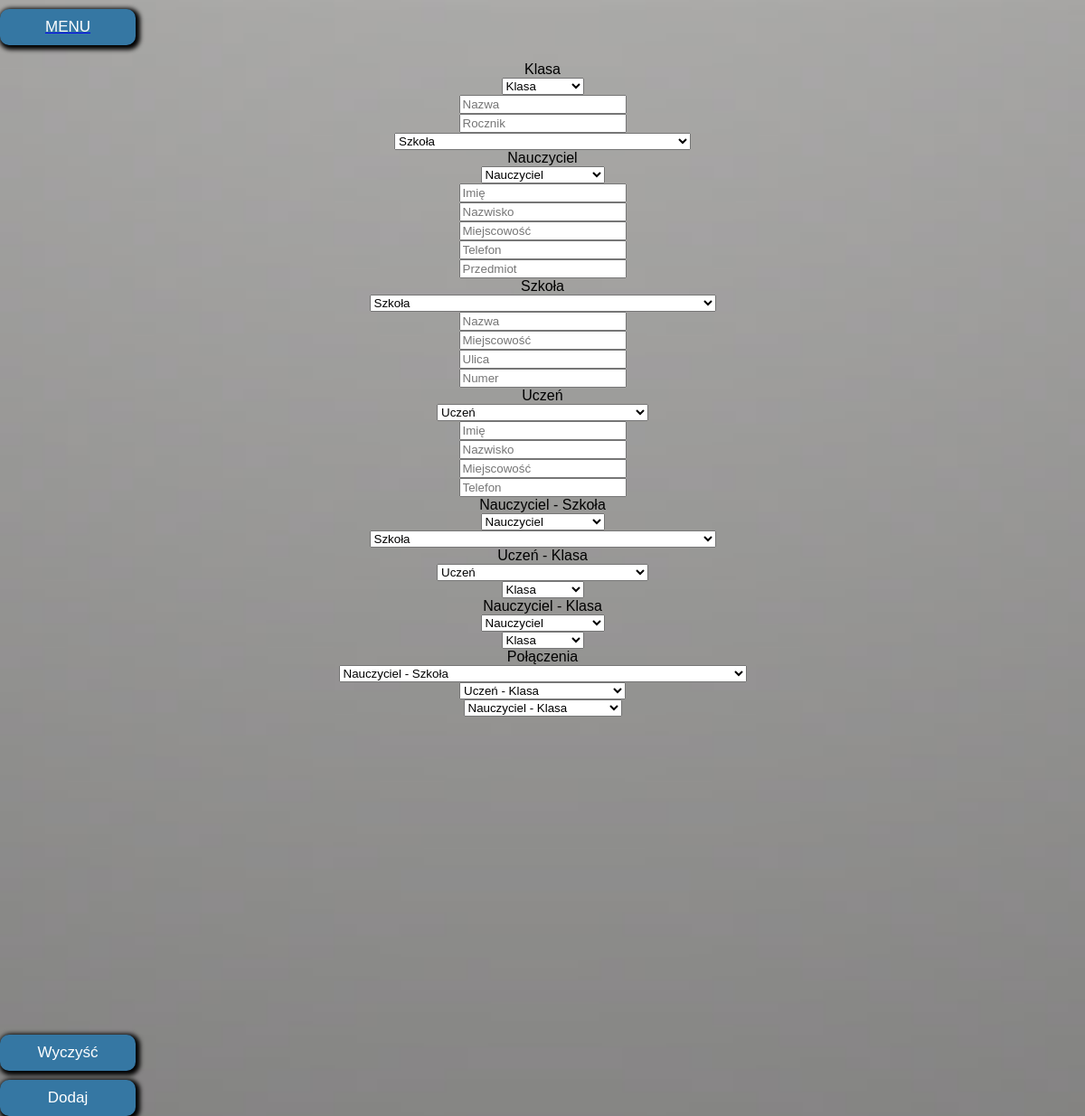
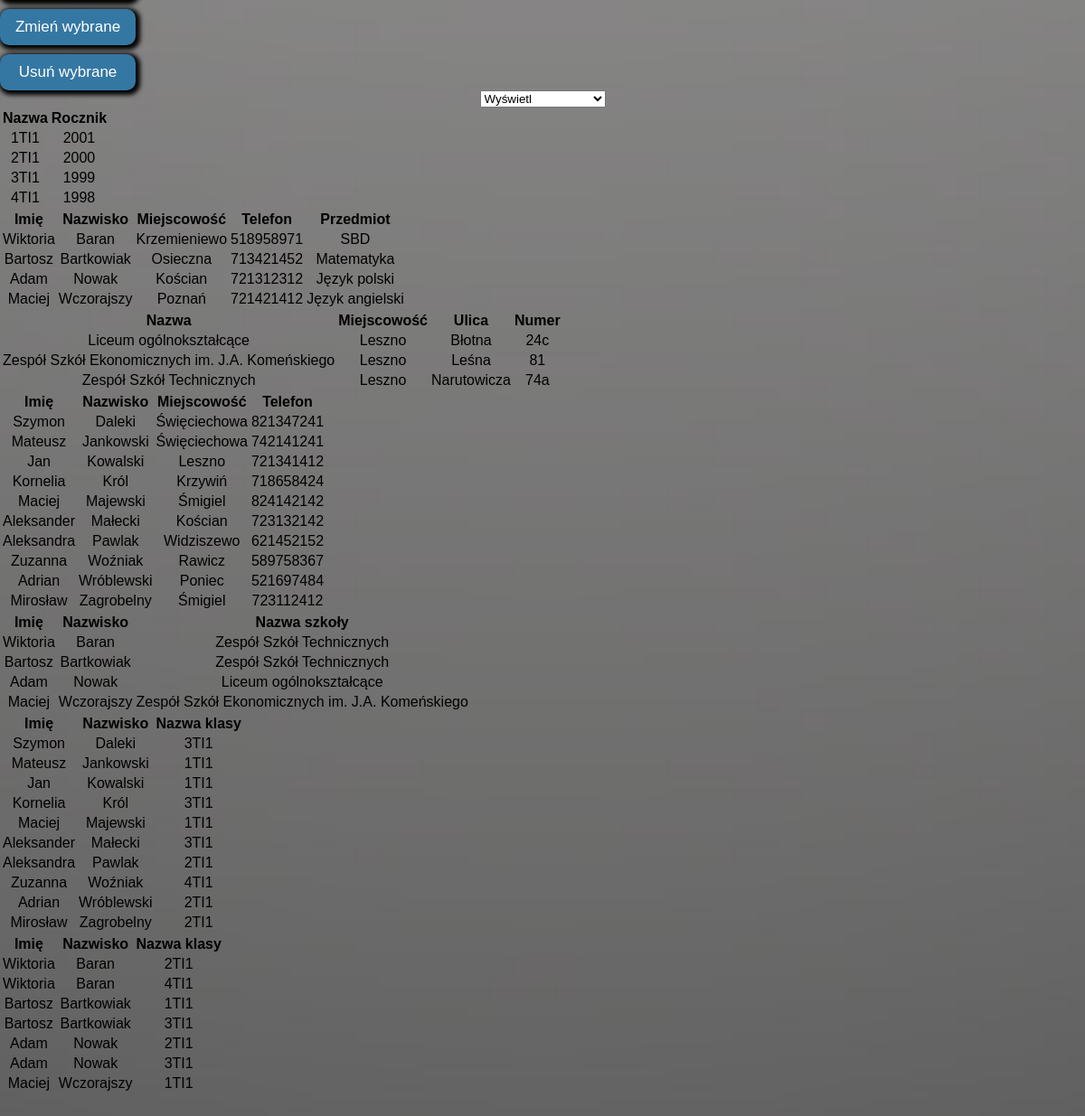
Screenshot of /panel.php with the database file from the repository (2 pictures, top to bottom).
### tables this page shows
CREATE TABLE `klasa` (
  `id_klasy` int(11) NOT NULL,
  `nazwa` text NOT NULL,
  `rocznik` int(11) NOT NULL,
  `id_szkoly` int(11) NOT NULL
);

CREATE TABLE `nauczyciel` (
  `id_nauczyciela` int(11) NOT NULL,
  `imie` text NOT NULL,
  `nazwisko` text NOT NULL,
  `adres_m` text NOT NULL,
  `telefon` int(11) NOT NULL,
  `przedmiot` text NOT NULL
);

CREATE TABLE `szkola` (
  `id_szkoly` int(11) NOT NULL,
  `nazwa` text NOT NULL,
  `adres_m` text NOT NULL,
  `adres_ul` text NOT NULL,
  `adres_nr` text NOT NULL
);

CREATE TABLE `uczen` (
  `id_ucznia` int(11) NOT NULL,
  `imie` text NOT NULL,
  `nazwisko` text NOT NULL,
  `adres_m` text NOT NULL,
  `telefon` int(11) NOT NULL
);

CREATE TABLE `nauczyciel_szkola` (
  `id_ns` int(11) NOT NULL,
  `id_nauczyciela` int(11) NOT NULL,
  `id_szkoly` int(11) NOT NULL
);

CREATE TABLE `uczen_klasa` (
  `id_uk` int(11) NOT NULL,
  `id_ucznia` int(11) NOT NULL,
  `id_klasy` int(11) NOT NULL
);

CREATE TABLE `zapisani_do_klasy` (
  `id_wpisu` int(11) NOT NULL,
  `id_nauczyciela` int(11) NOT NULL,
  `id_klasy` int(11) NOT NULL
);

### panel.php (the view, shortened to what this page needs)
<?php
require ("connect.php");
?>
<!doctype html>
<html>
<head>
  <link rel="stylesheet" type="text/css" href="style.css">
</head>
<body>
  <div class="a"><a href="index.php"><input type="submit" name="menu" value="MENU" class="przycisk"></a></div>
  <form method="POST"><br/>
   <div class="glowny">
    <div class="form">
     Klasa<br/>
     <select name="klasa" id="klasa">
        <option selected disabled hidden>Klasa</option>
 </select><br/>
 <input type="text" name="klasa_nazwa" placeholder="Nazwa" id="klasa_nazwa"><br/>
 <input type="text" name="klasa_rocznik" placeholder="Rocznik" id="klasa_rocznik" maxlength="4"><br/>
 <select name="szkola_obcy" id="szkola_obcy">
  <option selected disabled hidden>Szkoła</option>
</select><br/>
</div>
<div class="form">
 Nauczyciel<br/>
 <select name="nauczyciel" id="nauczyciel">
  <option selected disabled hidden>Nauczyciel</option>
</select><br/>
<input type="text" name="nauczyciel_imie" placeholder="Imię" id="nauczyciel_imie"><br/>
<input type="text" name="nauczyciel_nazwisko" placeholder="Nazwisko" id="nauczyciel_nazwisko"><br/>
<input type="text" name="nauczyciel_adres_m" placeholder="Miejscowość" id="nauczyciel_adres_m"><br/>
<input type="text" name="nauczyciel_telefon" placeholder="Telefon" id="nauczyciel_telefon" maxlength="9"><br/>
<input type="text" name="nauczyciel_przedmiot" placeholder="Przedmiot" id="nauczyciel_przedmiot"><br/>
</div>
<div class="form">
 Szkoła<br/>
 <select name="szkola" id="szkola">
  <option selected disabled hidden>Szkoła</option>
</select><br/>
<input type="text" name="szkola_nazwa" placeholder="Nazwa" id="szkola_nazwa"><br/>
<input type="text" name="szkola_adres_m" placeholder="Miejscowość" id="szkola_adres_m"><br/>
<input type="text" name="szkola_adres_ul" placeholder="Ulica" id="szkola_adres_ul"><br/>
<input type="text" name="szkola_adres_nr" placeholder="Numer" id="szkola_adres_nr">
</div>
<div class="form">
 Uczeń<br/>
 <select name="uczen" id="uczen">
  <option selected disabled hidden>Uczeń</option>
</select><br/>
<input type="text" name="uczen_imie" placeholder="Imię" id="uczen_imie"><br/>
<input type="text" name="uczen_nazwisko" placeholder="Nazwisko" id="uczen_nazwisko"><br/>
<input type="text" name="uczen_adres_m" placeholder="Miejscowość" id="uczen_adres_m"><br/>
<input type="text" name="uczen_telefon" placeholder="Telefon" id="uczen_telefon" maxlength="9">
</div>
<div class="form">
 Nauczyciel - Szkoła<br/>
 <select name="nauczyciel_szkola_nauczyciel" id="nauczyciel_szkola_nauczyciel">
    <option selected disabled hidden>Nauczyciel</option>
</select><br/>
<select name="nauczyciel_szkola_szkola" id="nauczyciel_szkola_szkola">
    <option selected disabled hidden>Szkoła</option>
</select>
</div>
<div class="form">
 Uczeń - Klasa<br/>
 <select name="uczen_klasa_uczen" id="uczen_klasa_uczen">
    <option selected disabled hidden>Uczeń</option>
</select><br/>
<select name="uczen_klasa_klasa" id="uczen_klasa_klasa">
    <option selected disabled hidden>Klasa</option>
</select>
</div>
<div class="form">
 Nauczyciel - Klasa<br/>
 <select name="nauczyciel_klasa_nauczyciel" id="nauczyciel_klasa_nauczyciel">
    <option selected disabled hidden>Nauczyciel</option>
</select><br/>
<select name="nauczyciel_klasa_klasa" id="nauczyciel_klasa_klasa">
    <option selected disabled hidden>Klasa</option>
</select>
</div>
<div class="usun3">
 Połączenia<br/>
 <select name="nauczyciel_szkola" id="nauczyciel_szkola">
    <option selected disabled hidden>Nauczyciel - Szkoła</option>
</select><br/>
<select name="uczen_klasa" id="uczen_klasa">
    <option selected disabled hidden>Uczeń - Klasa</option>
</select><br/>
<select name="nauczyciel_klasa" id="nauczyciel_klasa">
    <option selected disabled hidden>Nauczyciel - Klasa</option>
</select><br/>
</div><br/><br/><br/><br/><br/><br/><br/><br/><br/><br/><br/><br/><br/><br/><br/><br/><br/><br/><br/>
</div>
<div class="dolne">
    <div class="dolny_przycisk"><input type="submit" value="Wyczyść"></div>
    <div class="dolny_przycisk"><input type="submit" name="dodaj" value="Dodaj"></div>
    <div class="dolny_przycisk"><input type="submit" name="zmien" value="Zmień wybrane"></div>
    <div class="dolny_przycisk"><input type="submit" name="usun" value="Usuń wybrane" id="usun"></div>
</div>
<div class="wyswietl">
    <select id="wyswietl">
        <option selected disabled hidden>Wyświetl</option>
    </select>
</div>
</form>
<div id="wyswietl_klasa">
   <table class="wyswietl_klasa">
    <tr>
     <td><b>Nazwa</b></td>
     <td><b>Rocznik</b></td>
 </tr>
 <?php
 $klasa = $connect->query("SELECT * FROM klasa ORDER BY nazwa");
 while($row = $klasa->fetch_assoc())
 {
  echo "<tr><td>".$row['nazwa']."</td>
  <td>".$row['rocznik']."</td></tr>";
}
?>
</table>
</div>
<div id="wyswietl_nauczyciel">
   <table class="wyswietl_nauczyciel">
    <tr>
     <td><b>Imię</b></td>
     <td><b>Nazwisko</b></td>
     <td><b>Miejscowość</b></td>
     <td><b>Telefon</b></td>
     <td><b>Przedmiot</b></td>
 </tr>
 <?php
 $nauczyciel = $connect->query("SELECT * FROM nauczyciel ORDER BY nazwisko");
 while($row = $nauczyciel->fetch_assoc())
 {
     echo "<tr><td>".$row['imie']."</td>
     <td>".$row['nazwisko']."</td>
     <td>".$row['adres_m']."</td>
     <td>".$row['telefon']."</td>
     <td>".$row['przedmiot']."</td></tr>";
 }
 ?>
</table>
</div>
<div id="wyswietl_szkola">
   <table class="wyswietl_szkola">
    <tr>
     <td><b>Nazwa</b></td>
     <td><b>Miejscowość</b></td>
     <td><b>Ulica</b></td>
     <td><b>Numer</b></td>
 </tr>
 <?php
 $szkola = $connect->query("SELECT * FROM szkola ORDER BY nazwa");
 while($row = $szkola->fetch_assoc())
 {
     echo "<tr><td>".$row['nazwa']."</td>
     <td>".$row['adres_m']."</td>
     <td>".$row['adres_ul']."</td>
     <td>".$row['adres_nr']."</td></tr>";
 }
 ?>
</table>
</div>
<div id="wyswietl_uczen">
   <table class="wyswietl_uczen">
    <tr>
     <td><b>Imię</b></td>
     <td><b>Nazwisko</b></td>
     <td><b>Miejscowość</b></td>
     <td><b>Telefon</b></td>
 </tr>
 <?php
 $uczen = $connect->query("SELECT * FROM uczen ORDER BY nazwisko");
 while($row = $uczen->fetch_assoc())
 {
     echo "<tr><td>".$row['imie']."</td>
     <td>".$row['nazwisko']."</td>
     <td>".$row['adres_m']."</td>
     <td>".$row['telefon']."</td></tr>";
 }
 ?>
</table>
</div>
<div id="wyswietl_nauczyciel_szkola">
   <table class="wyswietl_nauczyciel_szkola">
    <tr>
     <td><b>Imię</b></td>
     <td><b>Nazwisko</b></td>
     <td><b>Nazwa szkoły</b></td>
 </tr>
 <?php
 $nauczyciel_szkola = $connect->query("SELECT * FROM nauczyciel_szkola n INNER JOIN nauczyciel p ON n.id_nauczyciela = p.id_nauczyciela LEFT JOIN szkola s ON n.id_szkoly = s.id_szkoly ORDER BY nazwisko");
 while($row = $nauczyciel_szkola->fetch_assoc())
 {
     echo "<tr><td>".$row['imie']."</td>
     <td>".$row['nazwisko']."</td>
     <td>".$row['nazwa']."</td></tr>";
 }
 ?>
</table>
</div>
<div id="wyswietl_uczen_klasa">
   <table class="wyswietl_uczen_klasa">
    <tr>
     <td><b>Imię</b></td>
     <td><b>Nazwisko</b></td>
     <td><b>Nazwa klasy</b></td>
 </tr>
 <?php
 $uczen_klasa = $connect->query("SELECT * FROM uczen_klasa p INNER JOIN uczen u ON p.id_ucznia = u.id_ucznia LEFT JOIN klasa k ON p.id_klasy = k.id_klasy ORDER BY nazwisko");
 while($row = $uczen_klasa->fetch_assoc())
 {
     echo "<tr><td>".$row['imie']."</td>
     <td>".$row['nazwisko']."</td>
     <td>".$row['nazwa']."</td></tr>";
 }
 ?>
</table>
</div>
<div id="wyswietl_nauczyciel_klasa">
   <table class="wyswietl_nauczyciel_klasa">
    <tr>
     <td><b>Imię</b></td>
     <td><b>Nazwisko</b></td>
     <td><b>Nazwa klasy</b></td>
 </tr>
 <?php
 $nauczyciel_klasa = $connect->query("SELECT * FROM zapisani_do_klasy x INNER JOIN nauczyciel u ON x.id_nauczyciela = u.id_nauczyciela LEFT JOIN klasa k ON x.id_klasy = k.id_klasy ORDER BY nazwisko");
 while($row = $nauczyciel_klasa->fetch_assoc())
 {
     echo "<tr><td>".$row['imie']."</td>
     <td>".$row['nazwisko']."</td>
     <td>".$row['nazwa']."</td></tr>";
 }
 ?>
</table>
</div>
</body>
</html>

### style.css (style rules this page uses)
html { background: url(tlo.jpg) no-repeat center center fixed; -webkit-background-size: cover; -moz-background-size: cover; -o-background-size: cover; background-size: cover; }
body { margin: 0; padding: 0; text-align: center; width: auto; font-family: 'Cairo', sans-serif; margin-bottom: 50px; }
input[type=submit], input[type=reset], input[type=button] { display: block; background-color: #3577A3; height: 40px; margin-top: 10px; margin-right: 10px; width: 150px; border-radius: 10px; font-size: 17px; cursor: pointer; color: white; border: 0px; outline: 0; box-shadow: black 2px 2px 5px 3px; }

### rows the page displays
klasa: nazwa "1TI1", rocznik "2001"
klasa: nazwa "2TI1", rocznik "2000"
klasa: nazwa "3TI1", rocznik "1999"
klasa: nazwa "4TI1", rocznik "1998"
nauczyciel: imie "Wiktoria", nazwisko "Baran", adres_m "Krzemieniewo", telefon "518958971", przedmiot "SBD"
nauczyciel: imie "Bartosz", nazwisko "Bartkowiak", adres_m "Osieczna", telefon "713421452", przedmiot "Matematyka"
nauczyciel: imie "Adam", nazwisko "Nowak", adres_m "Kościan", telefon "721312312", przedmiot "Język polski"
nauczyciel: imie "Maciej", nazwisko "Wczorajszy", adres_m "Poznań", telefon "721421412", przedmiot "Język angielski"
szkola: nazwa "Liceum ogólnokształcące", adres_m "Leszno", adres_ul "Błotna", adres_nr "24c"
szkola: nazwa "Zespół Szkół Ekonomicznych im. J.A. Komeńskiego", adres_m "Leszno", adres_ul "Leśna", adres_nr "81"
szkola: nazwa "Zespół Szkół Technicznych", adres_m "Leszno", adres_ul "Narutowicza", adres_nr "74a"
uczen: imie "Szymon", nazwisko "Daleki", adres_m "Święciechowa", telefon "821347241"
uczen: imie "Mateusz", nazwisko "Jankowski", adres_m "Święciechowa", telefon "742141241"
uczen: imie "Jan", nazwisko "Kowalski", adres_m "Leszno", telefon "721341412"
uczen: imie "Kornelia", nazwisko "Król", adres_m "Krzywiń", telefon "718658424"
uczen: imie "Maciej", nazwisko "Majewski", adres_m "Śmigiel", telefon "824142142"
uczen: imie "Aleksander", nazwisko "Małecki", adres_m "Kościan", telefon "723132142"
uczen: imie "Aleksandra", nazwisko "Pawlak", adres_m "Widziszewo", telefon "621452152"
uczen: imie "Zuzanna", nazwisko "Woźniak", adres_m "Rawicz", telefon "589758367"
uczen: imie "Adrian", nazwisko "Wróblewski", adres_m "Poniec", telefon "521697484"
uczen: imie "Mirosław", nazwisko "Zagrobelny", adres_m "Śmigiel", telefon "723112412"
nauczyciel_szkola: id_nauczyciela.imie "Wiktoria", id_nauczyciela.nazwisko "Baran", id_szkoly.nazwa "Zespół Szkół Technicznych"
nauczyciel_szkola: id_nauczyciela.imie "Bartosz", id_nauczyciela.nazwisko "Bartkowiak", id_szkoly.nazwa "Zespół Szkół Technicznych"
nauczyciel_szkola: id_nauczyciela.imie "Adam", id_nauczyciela.nazwisko "Nowak", id_szkoly.nazwa "Liceum ogólnokształcące"
nauczyciel_szkola: id_nauczyciela.imie "Maciej", id_nauczyciela.nazwisko "Wczorajszy", id_szkoly.nazwa "Zespół Szkół Ekonomicznych im. J.A. Komeńskiego"
uczen_klasa: id_ucznia.imie "Szymon", id_ucznia.nazwisko "Daleki", id_klasy.nazwa "3TI1"
uczen_klasa: id_ucznia.imie "Mateusz", id_ucznia.nazwisko "Jankowski", id_klasy.nazwa "1TI1"
uczen_klasa: id_ucznia.imie "Jan", id_ucznia.nazwisko "Kowalski", id_klasy.nazwa "1TI1"
uczen_klasa: id_ucznia.imie "Kornelia", id_ucznia.nazwisko "Król", id_klasy.nazwa "3TI1"
uczen_klasa: id_ucznia.imie "Maciej", id_ucznia.nazwisko "Majewski", id_klasy.nazwa "1TI1"
uczen_klasa: id_ucznia.imie "Aleksander", id_ucznia.nazwisko "Małecki", id_klasy.nazwa "3TI1"
uczen_klasa: id_ucznia.imie "Aleksandra", id_ucznia.nazwisko "Pawlak", id_klasy.nazwa "2TI1"
uczen_klasa: id_ucznia.imie "Zuzanna", id_ucznia.nazwisko "Woźniak", id_klasy.nazwa "4TI1"
uczen_klasa: id_ucznia.imie "Adrian", id_ucznia.nazwisko "Wróblewski", id_klasy.nazwa "2TI1"
uczen_klasa: id_ucznia.imie "Mirosław", id_ucznia.nazwisko "Zagrobelny", id_klasy.nazwa "2TI1"
zapisani_do_klasy: id_nauczyciela.imie "Wiktoria", id_nauczyciela.nazwisko "Baran", id_klasy.nazwa "2TI1"
zapisani_do_klasy: id_nauczyciela.imie "Wiktoria", id_nauczyciela.nazwisko "Baran", id_klasy.nazwa "4TI1"
zapisani_do_klasy: id_nauczyciela.imie "Bartosz", id_nauczyciela.nazwisko "Bartkowiak", id_klasy.nazwa "1TI1"
zapisani_do_klasy: id_nauczyciela.imie "Bartosz", id_nauczyciela.nazwisko "Bartkowiak", id_klasy.nazwa "3TI1"
zapisani_do_klasy: id_nauczyciela.imie "Adam", id_nauczyciela.nazwisko "Nowak", id_klasy.nazwa "2TI1"
zapisani_do_klasy: id_nauczyciela.imie "Adam", id_nauczyciela.nazwisko "Nowak", id_klasy.nazwa "3TI1"
zapisani_do_klasy: id_nauczyciela.imie "Maciej", id_nauczyciela.nazwisko "Wczorajszy", id_klasy.nazwa "1TI1"
